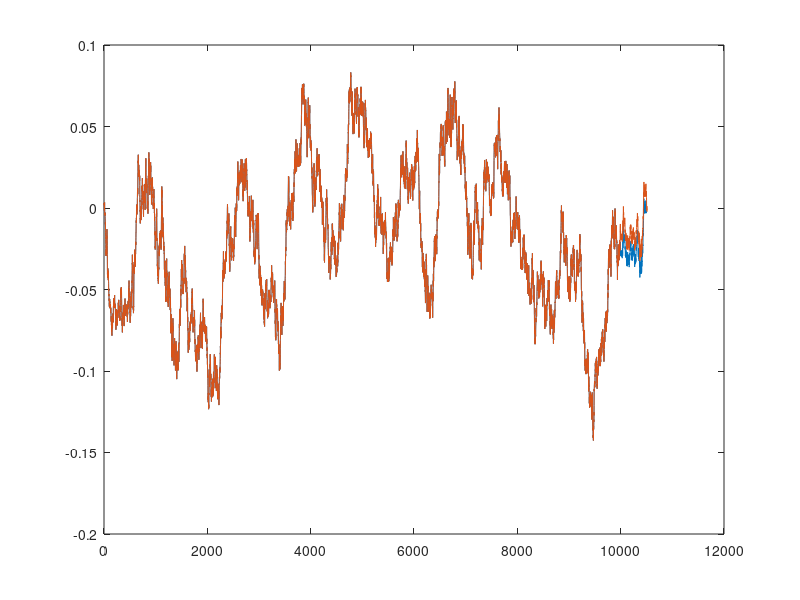
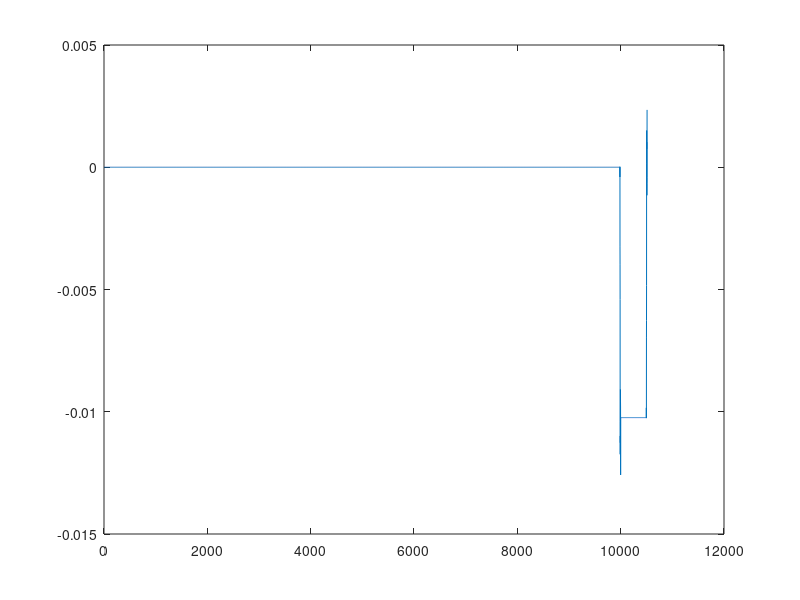

MATLAB code for these plots, in order:
function [out] = FilteringOverlapSaveMethod
%% This script shows how filtering by blocks operates using the overlap save method  
close all 

f0= 800 ;
fs = 44100;
sineTime = 2 ;
filterSize  = 512 ;
time = 0:(1/fs):sineTime - (1/fs) ;

% Define the signal 
x= sin(2*pi*f0.*time);

%  x = 0.25*ones(1,400) ; 
  x = randn(1,10000) ; 
% Define a moving average filter 
h = (1/filterSize)*ones(1,filterSize) ; 

% h = 0.5*ones(1,filterSize) ; 
y = conv(h,x) ; 

% Vector that will contain the output of the filtred blocks 
frameSize = 128 ; 

lengthOutput = max([length(x)+length(h)-1,length(x),length(h)]) ; 
output = zeros(1, lengthOutput) ; 
size(output)
numberOfOfteration = floor(length(x)/frameSize) ; 


for i =0: numberOfOfteration -1
    %Extract the block of the signal 
    x_n = x(i*frameSize+1:(i+1)*frameSize) ; 
    y_n = conv(h,x_n) ; 
    
    size(y_n)
    %update the output vector 
    output =  updateOutput (output,y_n,i*frameSize + 1) ; 
    
    
end
    

figure ; 
plot(output) ; 
hold on ; 
plot(y)

figure ;
plot(output-y) ; 

datacorr=xcorr(output,y) ; 
[value, index]= max(datacorr) ; 

shift = index -length(y)   

end


%% update the output vector 
function [outputNew] = updateOutput( output , y, index )

output(index:index+ length(y) -1 ) = output(index:index+ length(y) -1 ) + y ;  
 outputNew = output ; 
 
end




